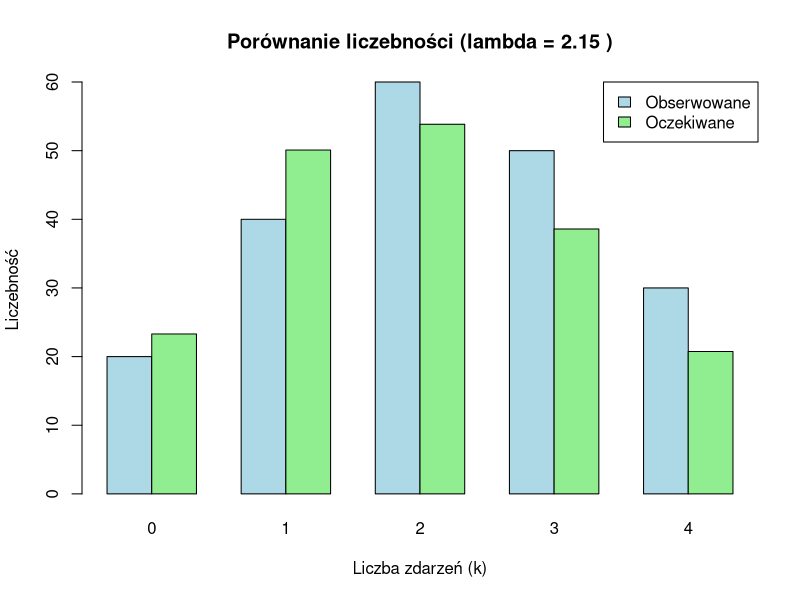
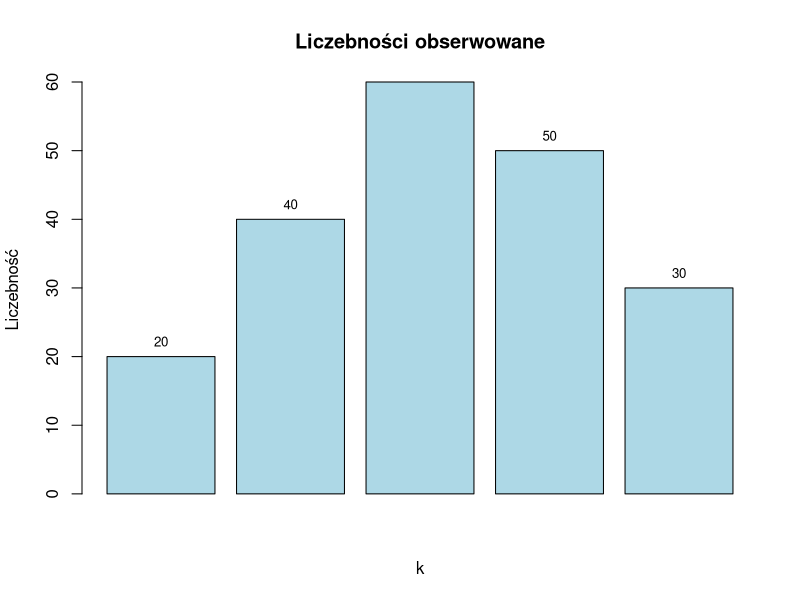

Here is the R script that generated these plots, in order:
# Zadanie 9 (Estymacja parametrów i test chi-kwadrat)
# Dane: w 200 losowaniach liczby 0…4 otrzymano:
# 0→20, 1→40, 2→60, 3→50, 4→30.
#     Oszacuj parametr λ rozkładu Poissona (metodą momentów).
#     Wykonaj test chi-kwadrat zgodności z rozkładem Poissona.
#     Jeśli trzeba, połącz ostatnie kategorie (oczekiwane < 5).
#     Narysuj wykres porównujący liczebności obserwowane i teoretyczne.
# Sugerowane funkcje: weighted.mean, dpois, chisq.test, barplot

xi <- 0:4
ni <- c(20, 40, 60, 50, 30)

lambda <- weighted.mean(xi, ni)
pr_teor <- dpois(xi, lambda)

oczekiwane <- pr_teor * sum(ni)
oczekiwane

# H0: rozkład jest zgodny z Poissona
# H1: rozkład NIE jest zgodny z Poissona
chisq.test(ni, pr_teor)
# p-value = 0.2202 > 0.05 : można potwierdzić H0

porownanie <- rbind(ni, oczekiwane)
rownames(porownanie) <- c("Obserwowane", "Oczekiwane")
colnames(porownanie) <- xi
porownanie

# Wykres słupkowy porównawczy
barplot(porownanie, beside = TRUE, 
        col = c("lightblue", "lightgreen"),
        main = paste("Porównanie liczebności (lambda =", round(lambda, 3), ")"),
        xlab = "Liczba zdarzeń (k)", 
        ylab = "Liczebność",
        legend.text = TRUE,
        args.legend = list(x = "topright"))

# Dodanie wartości na słupkach (opcjonalnie)
mp <- barplot(ni, col = "lightblue", 
              main = "Liczebności obserwowane",
              xlab = "k", ylab = "Liczebność")
text(mp, ni, labels = ni, pos = 3, cex = 0.8)
